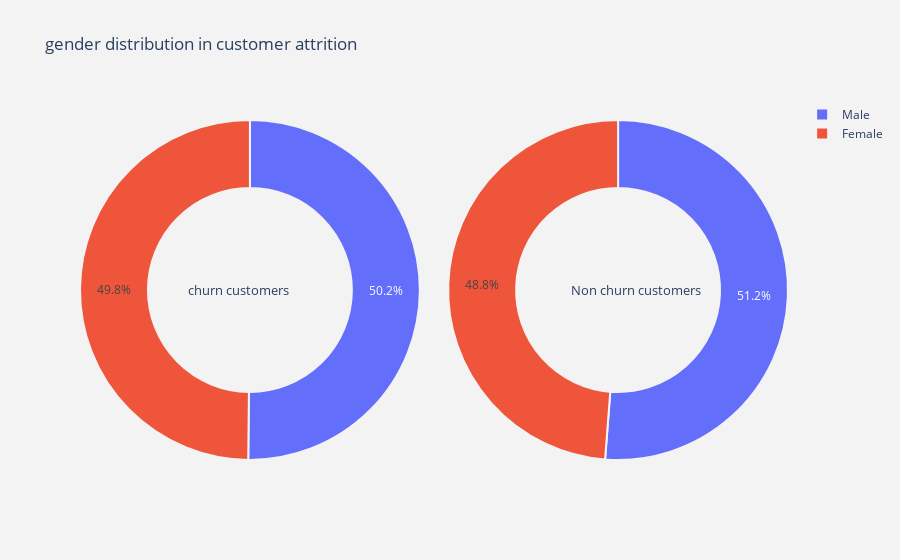
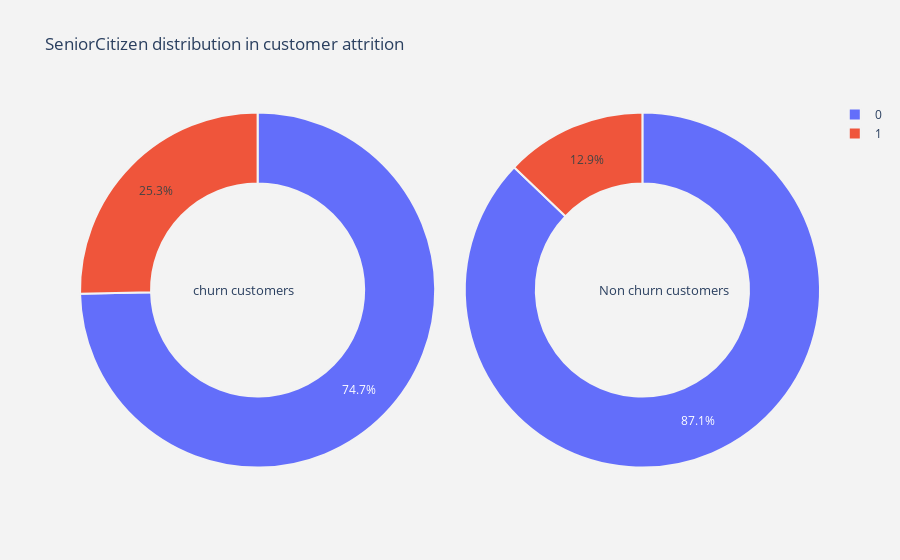
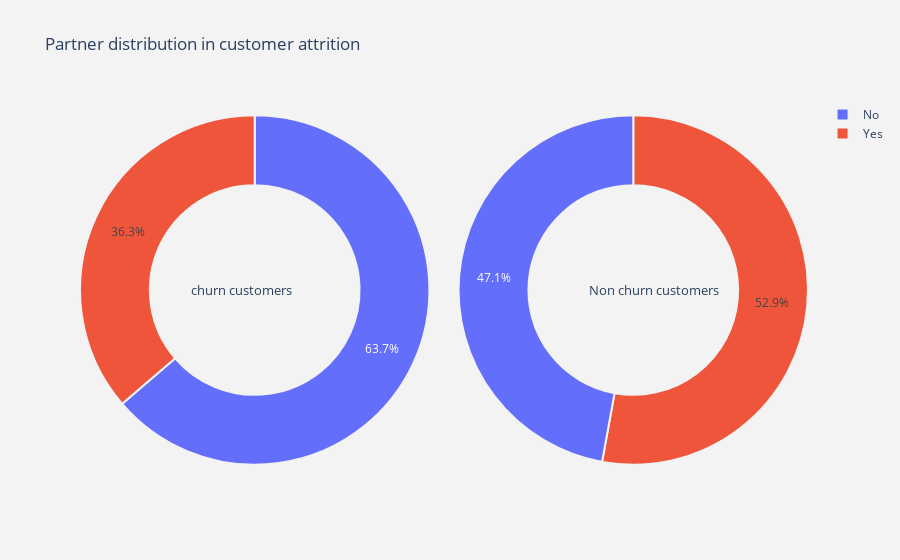
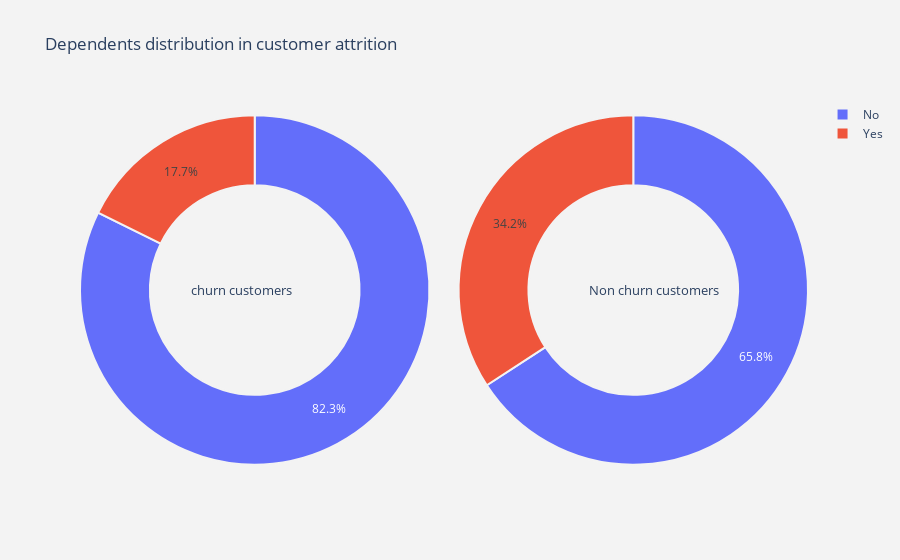

Notebook code for these charts, in order:
### Markdown cell above
Посмотрим как распределены категориальные характеристики:

### Code cell
def plot_pie(column) :
    
    trace1 = go.Pie(values  = churn[column].value_counts().values.tolist(),
                    labels  = churn[column].value_counts().keys().tolist(),
                    hoverinfo = "label+percent+name",
                    domain  = dict(x = [0,.48]),
                    name    = "Churn Customers",
                    marker  = dict(line = dict(width = 2,
                                               color = "rgb(243,243,243)")
                                  ),
                    hole    = .6
                   )
    



    trace2 = go.Pie(values  = not_churn[column].value_counts().values.tolist(),
                    labels  = not_churn[column].value_counts().keys().tolist(),
                    hoverinfo = "label+percent+name",
                    marker  = dict(line = dict(width = 2,
                                               color = "rgb(243,243,243)")
                                  ),
                    domain  = dict(x = [.52,1]),
                    hole    = .6,
                    name    = "Non churn customers", 
                    sort = False
                   )


    layout = go.Layout(dict(title = column + " distribution in customer attrition ",
                            plot_bgcolor  = "rgb(243,243,243)",
                            paper_bgcolor = "rgb(243,243,243)",
                            annotations = [dict(text = "churn customers",
                                                font = dict(size = 13),
                                                showarrow = False,
                                                x = .15, y = .5),
                                           dict(text = "Non churn customers",
                                                font = dict(size = 13),
                                                showarrow = False,
                                                x = .88,y = .5
                                               )
                                          ]
                           )
                      )
    data = [trace1,trace2]
    fig  = go.Figure(data = data,layout = layout)
    py.iplot(fig)


#function  for histogram for customer attrition types
def histogram(column) :
    trace1 = go.Histogram(x  = churn[column],
                          histnorm= "percent",
                          name = "Churn Customers",
                          marker = dict(line = dict(width = .5,
                                                    color = "black"
                                                    )
                                        ),
                         opacity = .9 
                         ) 
    
    trace2 = go.Histogram(x  = not_churn[column],
                          histnorm = "percent",
                          name = "Non churn customers",
                          marker = dict(line = dict(width = .5,
                                              color = "black"
                                             )
                                 ),
                          opacity = .9
                         )
    
    data = [trace1,trace2]
    layout = go.Layout(dict(title =column + " distribution in customer attrition ",
                            plot_bgcolor  = "rgb(243,243,243)",
                            paper_bgcolor = "rgb(243,243,243)",
                            xaxis = dict(gridcolor = 'rgb(255, 255, 255)',
                                             title = column,
                                             zerolinewidth=1,
                                             ticklen=5,
                                             gridwidth=2
                                            ),
                            yaxis = dict(gridcolor = 'rgb(255, 255, 255)',
                                             title = "percent",
                                             zerolinewidth=1,
                                             ticklen=5,
                                             gridwidth=2
                                            ),
                           )
                      )
    fig  = go.Figure(data=data,layout=layout)
    
    py.iplot(fig)
    


#for all categorical columns plot pie
for i in cat_cols :
    plot_pie(i)

### Figure 1 — Plotly figure (JSON) as saved in the notebook; plotly's stock layout.template omitted (floating-point values rounded to 4 significant figures)
{"data": [{"domain": {"x": [0, 0.48]}, "hole": 0.6, "hoverinfo": "label+percent+name", "labels": ["Male", "Female"], "marker": {"line": {"color": "rgb(243,243,243)", "width": 2}}, "name": "Churn Customers", "type": "pie", "values": [796, 791]}, {"domain": {"x": [0.52, 1]}, "hole": 0.6, "hoverinfo": "label+percent+name", "labels": ["Male", "Female"], "marker": {"line": {"color": "rgb(243,243,243)", "width": 2}}, "name": "Non churn customers", "sort": false, "type": "pie", "values": [2248, 2141]}], "layout": {"annotations": [{"font": {"size": 13}, "showarrow": false, "text": "churn customers", "x": 0.15, "y": 0.5}, {"font": {"size": 13}, "showarrow": false, "text": "Non churn customers", "x": 0.88, "y": 0.5}], "paper_bgcolor": "rgb(243,243,243)", "plot_bgcolor": "rgb(243,243,243)", "title": {"text": "gender distribution in customer attrition "}}}

### Figure 2 — Plotly figure (JSON) as saved in the notebook; plotly's stock layout.template omitted (floating-point values rounded to 4 significant figures)
{"data": [{"domain": {"x": [0, 0.48]}, "hole": 0.6, "hoverinfo": "label+percent+name", "labels": [0, 1], "marker": {"line": {"color": "rgb(243,243,243)", "width": 2}}, "name": "Churn Customers", "type": "pie", "values": [1185, 402]}, {"domain": {"x": [0.52, 1]}, "hole": 0.6, "hoverinfo": "label+percent+name", "labels": [0, 1], "marker": {"line": {"color": "rgb(243,243,243)", "width": 2}}, "name": "Non churn customers", "sort": false, "type": "pie", "values": [3825, 564]}], "layout": {"annotations": [{"font": {"size": 13}, "showarrow": false, "text": "churn customers", "x": 0.15, "y": 0.5}, {"font": {"size": 13}, "showarrow": false, "text": "Non churn customers", "x": 0.88, "y": 0.5}], "paper_bgcolor": "rgb(243,243,243)", "plot_bgcolor": "rgb(243,243,243)", "title": {"text": "SeniorCitizen distribution in customer attrition "}}}

### Figure 3 — Plotly figure (JSON) as saved in the notebook; plotly's stock layout.template omitted (floating-point values rounded to 4 significant figures)
{"data": [{"domain": {"x": [0, 0.48]}, "hole": 0.6, "hoverinfo": "label+percent+name", "labels": ["No", "Yes"], "marker": {"line": {"color": "rgb(243,243,243)", "width": 2}}, "name": "Churn Customers", "type": "pie", "values": [1011, 576]}, {"domain": {"x": [0.52, 1]}, "hole": 0.6, "hoverinfo": "label+percent+name", "labels": ["Yes", "No"], "marker": {"line": {"color": "rgb(243,243,243)", "width": 2}}, "name": "Non churn customers", "sort": false, "type": "pie", "values": [2320, 2069]}], "layout": {"annotations": [{"font": {"size": 13}, "showarrow": false, "text": "churn customers", "x": 0.15, "y": 0.5}, {"font": {"size": 13}, "showarrow": false, "text": "Non churn customers", "x": 0.88, "y": 0.5}], "paper_bgcolor": "rgb(243,243,243)", "plot_bgcolor": "rgb(243,243,243)", "title": {"text": "Partner distribution in customer attrition "}}}

### Figure 4 — Plotly figure (JSON) as saved in the notebook; plotly's stock layout.template omitted (floating-point values rounded to 4 significant figures)
{"data": [{"domain": {"x": [0, 0.48]}, "hole": 0.6, "hoverinfo": "label+percent+name", "labels": ["No", "Yes"], "marker": {"line": {"color": "rgb(243,243,243)", "width": 2}}, "name": "Churn Customers", "type": "pie", "values": [1306, 281]}, {"domain": {"x": [0.52, 1]}, "hole": 0.6, "hoverinfo": "label+percent+name", "labels": ["No", "Yes"], "marker": {"line": {"color": "rgb(243,243,243)", "width": 2}}, "name": "Non churn customers", "sort": false, "type": "pie", "values": [2889, 1500]}], "layout": {"annotations": [{"font": {"size": 13}, "showarrow": false, "text": "churn customers", "x": 0.15, "y": 0.5}, {"font": {"size": 13}, "showarrow": false, "text": "Non churn customers", "x": 0.88, "y": 0.5}], "paper_bgcolor": "rgb(243,243,243)", "plot_bgcolor": "rgb(243,243,243)", "title": {"text": "Dependents distribution in customer attrition "}}}
